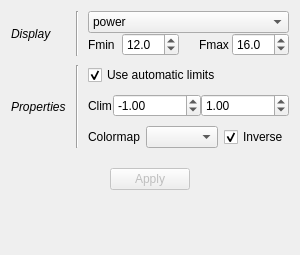
                 <widget class="QWidget" name="_topo_page">
                  <layout class="QVBoxLayout" name="verticalLayout_37">
                   <item>
                    <layout class="QGridLayout" name="gridLayout_19">
                     <property name="verticalSpacing">
                      <number>9</number>
                     </property>
                     <item row="1" column="1">
                      <widget class="Line" name="line_27">
                       <property name="minimumSize">
                        <size>
                         <width>10</width>
                         <height>0</height>
                        </size>
                       </property>
                       <property name="orientation">
                        <enum>Qt::Vertical</enum>
                       </property>
                      </widget>
                     </item>
                     <item row="2" column="1" rowspan="3">
                      <widget class="Line" name="line_20">
                       <property name="minimumSize">
                        <size>
                         <width>10</width>
                         <height>0</height>
                        </size>
                       </property>
                       <property name="orientation">
                        <enum>Qt::Vertical</enum>
                       </property>
                      </widget>
                     </item>
                     <item row="2" column="2" colspan="6">
                      <widget class="QCheckBox" name="_PanTopoAutoClim">
                       <property name="text">
                        <string>Use automatic limits</string>
                       </property>
                       <property name="checked">
                        <bool>true</bool>
                       </property>
                      </widget>
                     </item>
                     <item row="3" column="2" colspan="6">
                      <widget class="QWidget" name="_PanTopoClimW" native="true">
                       <property name="minimumSize">
                        <size>
                         <width>30</width>
                         <height>0</height>
                        </size>
                       </property>
                       <layout class="QHBoxLayout" name="horizontalLayout_18">
                        <property name="spacing">
                         <number>0</number>
                        </property>
                        <property name="leftMargin">
                         <number>0</number>
                        </property>
                        <property name="topMargin">
                         <number>0</number>
                        </property>
                        <property name="rightMargin">
                         <number>0</number>
                        </property>
                        <property name="bottomMargin">
                         <number>0</number>
                        </property>
                        <item>
                         <widget class="QLabel" name="label_66">
                          <property name="text">
                           <string>Clim</string>
                          </property>
                         </widget>
                        </item>
                        <item>
                         <widget class="QDoubleSpinBox" name="_PanTopoCmin">
                          <property name="decimals">
                           <number>2</number>
                          </property>
                          <property name="minimum">
                           <double>-1000000.000000000000000</double>
                          </property>
                          <property name="maximum">
                           <double>1000000.000000000000000</double>
                          </property>
                          <property name="value">
                           <double>-1.000000000000000</double>
                          </property>
                         </widget>
                        </item>
                        <item>
                         <widget class="QDoubleSpinBox" name="_PanTopoCmax">
                          <property name="decimals">
                           <number>2</number>
                          </property>
                          <property name="minimum">
                           <double>-1000000.000000000000000</double>
                          </property>
                          <property name="maximum">
                           <double>1000000.000000000000000</double>
                          </property>
                          <property name="value">
                           <double>1.000000000000000</double>
                          </property>
                         </widget>
                        </item>
                       </layout>
                      </widget>
                     </item>
                     <item row="2" column="0" rowspan="3">
                      <widget class="QLabel" name="label_63">
                       <property name="font">
                        <font>
                         <italic>true</italic>
                         <underline>false</underline>
                        </font>
                       </property>
                       <property name="text">
                        <string>Properties</string>
                       </property>
                      </widget>
                     </item>
                     <item row="1" column="2" colspan="6">
                      <widget class="QWidget" name="widget_9" native="true">
                       <layout class="QVBoxLayout" name="verticalLayout_32">
                        <property name="spacing">
                         <number>0</number>
                        </property>
                        <property name="leftMargin">
                         <number>0</number>
                        </property>
                        <property name="topMargin">
                         <number>0</number>
                        </property>
                        <property name="rightMargin">
                         <number>0</number>
                        </property>
                        <property name="bottomMargin">
                         <number>0</number>
                        </property>
                        <item>
                         <layout class="QGridLayout" name="gridLayout_20">
                          <item row="1" column="0" colspan="2">
                           <widget class="QWidget" name="_PanTopoFW" native="true">
                            <property name="minimumSize">
                             <size>
                              <width>0</width>
                              <height>0</height>
                             </size>
                            </property>
                            <layout class="QHBoxLayout" name="horizontalLayout_16">
                             <property name="spacing">
                              <number>0</number>
                             </property>
                             <property name="leftMargin">
                              <number>0</number>
                             </property>
                             <property name="topMargin">
                              <number>0</number>
                             </property>
                             <property name="rightMargin">
                              <number>0</number>
                             </property>
                             <property name="bottomMargin">
                              <number>0</number>
                             </property>
                             <item>
                              <widget class="QLabel" name="label_69">
                               <property name="text">
                                <string>Fmin</string>
                               </property>
                              </widget>
                             </item>
                             <item>
                              <widget class="QDoubleSpinBox" name="_PanTopoFmin">
                               <property name="decimals">
                                <number>1</number>
                               </property>
                               <property name="value">
                                <double>12.000000000000000</double>
                               </property>
                              </widget>
                             </item>
                             <item>
                              <spacer name="horizontalSpacer_19">
                               <property name="orientation">
                                <enum>Qt::Horizontal</enum>
                               </property>
                               <property name="sizeType">
                                <enum>QSizePolicy::Fixed</enum>
                               </property>
                               <property name="sizeHint" stdset="0">
                                <size>
                                 <width>20</width>
                                 <height>20</height>
                                </size>
                               </property>
                              </spacer>
                             </item>
                             <item>
                              <widget class="QLabel" name="label_70">
                               <property name="text">
                                <string>Fmax</string>
                               </property>
                              </widget>
                             </item>
                             <item>
                              <widget class="QDoubleSpinBox" name="_PanTopoFmax">
                               <property name="decimals">
                                <number>1</number>
                               </property>
                               <property name="value">
                                <double>16.000000000000000</double>
                               </property>
                              </widget>
                             </item>
                            </layout>
                           </widget>
                          </item>
                          <item row="0" column="0" colspan="2">
                           <widget class="QComboBox" name="_PanTopoDisp">
                            <property name="currentIndex">
                             <number>0</number>
                            </property>
                            <item>
                             <property name="text">
                              <string>power</string>
                             </property>
                            </item>
                            <item>
                             <property name="text">
                              <string>amplitude</string>
                             </property>
                            </item>
                            <item>
                             <property name="text">
                              <string>filter</string>
                             </property>
                            </item>
                           </widget>
                          </item>
                         </layout>
                        </item>
                       </layout>
                      </widget>
                     </item>
                     <item row="1" column="0">
                      <widget class="QLabel" name="label_65">
                       <property name="font">
                        <font>
                         <italic>true</italic>
                        </font>
                       </property>
                       <property name="text">
                        <string>Display</string>
                       </property>
                      </widget>
                     </item>
                     <item row="4" column="2">
                      <widget class="QLabel" name="label_67">
                       <property name="text">
                        <string>Colormap</string>
                       </property>
                      </widget>
                     </item>
                     <item row="4" column="7">
                      <widget class="QCheckBox" name="_PanTopoRev">
                       <property name="text">
                        <string>Inverse</string>
                       </property>
                       <property name="checked">
                        <bool>true</bool>
                       </property>
                      </widget>
                     </item>
                     <item row="4" column="3" colspan="4">
                      <widget class="QComboBox" name="_PanTopoCmap"/>
                     </item>
                    </layout>
                   </item>
                   <item>
                    <widget class="QWidget" name="_PanTopoVizW" native="true">
                     <property name="enabled">
                      <bool>false</bool>
                     </property>
                     <property name="minimumSize">
                      <size>
                       <width>0</width>
                       <height>0</height>
                      </size>
                     </property>
                     <layout class="QVBoxLayout" name="verticalLayout_41">
                      <property name="spacing">
                       <number>0</number>
                      </property>
                      <property name="leftMargin">
                       <number>0</number>
                      </property>
                      <property name="topMargin">
                       <number>0</number>
                      </property>
                      <property name="rightMargin">
                       <number>0</number>
                      </property>
                      <property name="bottomMargin">
                       <number>0</number>
                      </property>
                      <item>
                       <widget class="QWidget" name="widget_10" native="true">
                        <property name="minimumSize">
                         <size>
                          <width>0</width>
                          <height>50</height>
                         </size>
                        </property>
                        <layout class="QHBoxLayout" name="horizontalLayout_17">
                         <item>
                          <spacer name="horizontalSpacer_24">
                           <property name="orientation">
                            <enum>Qt::Horizontal</enum>
                           </property>
                           <property name="sizeHint" stdset="0">
                            <size>
                             <width>40</width>
                             <height>20</height>
                            </size>
                           </property>
                          </spacer>
                         </item>
                         <item>
                          <widget class="QPushButton" name="_PanTopoApply">
                           <property name="text">
                            <string>Apply</string>
                           </property>
                          </widget>
                         </item>
                         <item>
                          <spacer name="horizontalSpacer_31">
                           <property name="orientation">
                            <enum>Qt::Horizontal</enum>
                           </property>
                           <property name="sizeHint" stdset="0">
                            <size>
                             <width>40</width>
                             <height>20</height>
                            </size>
                           </property>
                          </spacer>
                         </item>
                        </layout>
                       </widget>
                      </item>
                     </layout>
                    </widget>
                   </item>
                   <item>
                    <spacer name="verticalSpacer_17">
                     <property name="orientation">
                      <enum>Qt::Vertical</enum>
                     </property>
                     <property name="sizeHint" stdset="0">
                      <size>
                       <width>20</width>
                       <height>40</height>
                      </size>
                     </property>
                    </spacer>
                   </item>
                  </layout>
                  <zorder>verticalSpacer_17</zorder>
                  <zorder></zorder>
                  <zorder>_PanTopoVizW</zorder>
                 </widget>
